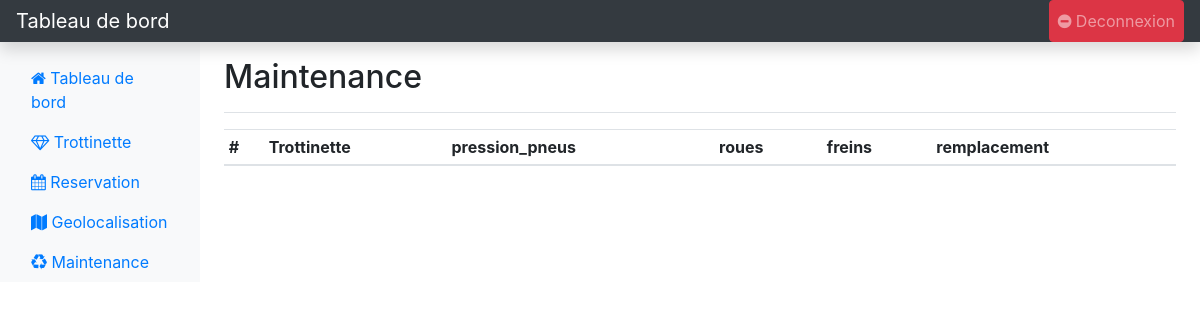
The app's page /app/user/maintenance.php (signed in), older data.
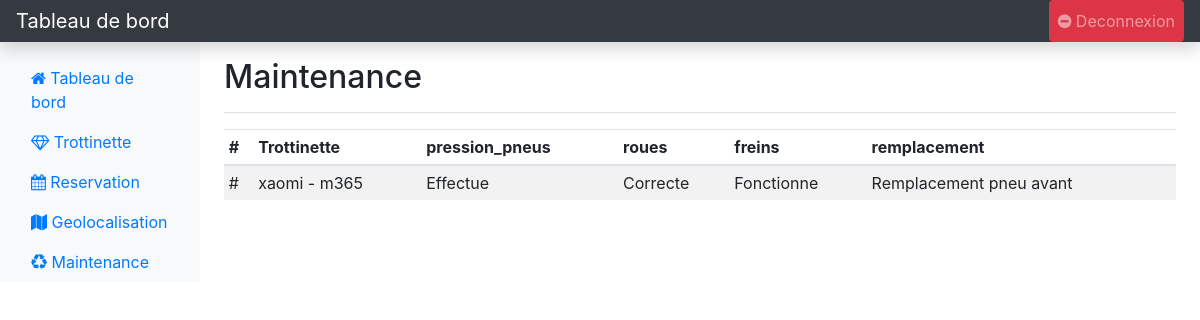
The same page, newer data.
### tables this page shows
CREATE TABLE `maintenance` (
  `id` int(11) NOT NULL,
  `id_trottinette` int(11) NOT NULL,
  `pression_pneus` varchar(255) DEFAULT NULL,
  `roues` varchar(255) DEFAULT NULL,
  `freins` varchar(255) DEFAULT NULL,
  `remplacement` varchar(255) DEFAULT NULL,
  `created_at` datetime NOT NULL DEFAULT CURRENT_TIMESTAMP
);

CREATE TABLE `trottinette` (
  `id` int(11) NOT NULL,
  `modele` varchar(255) DEFAULT NULL,
  `marque` varchar(255) DEFAULT NULL,
  `autonomie` int(11) DEFAULT '0',
  `vitesse` int(11) NOT NULL DEFAULT '0',
  `kilometrage` int(11) NOT NULL DEFAULT '0',
  `temps_trajet` int(11) NOT NULL DEFAULT '0',
  `compteur_km` int(11) NOT NULL DEFAULT '0',
  `temperature` int(11) NOT NULL DEFAULT '0',
  `regulateur_vitesse` tinyint(1) NOT NULL DEFAULT '0',
  `feu_arriere` tinyint(1) NOT NULL DEFAULT '0',
  `feu_avant` tinyint(1) NOT NULL DEFAULT '0',
  `duree_vie` int(11) NOT NULL,
  `created_at` datetime NOT NULL DEFAULT CURRENT_TIMESTAMP
);

### functions/function_maintenance.php (called while the page is built)
<?php
	$stmt = $dbh->prepare('SELECT * FROM maintenance LEFT JOIN trottinette ON  maintenance.id_trottinette = trottinette.id');
	$stmt->execute();
	$maintenances_response = $stmt->fetchAll();
?>

### app/user/maintenance.php (the view, shortened to what this page needs)
<?php include_once '../../composants/user/header.php'; ?>
<?php include_once '../../functions/function_maintenance.php'; ?>
        <main role="main" class="col-md-9 ml-sm-auto col-lg-10 px-md-4">
          <div class="d-flex justify-content-between flex-wrap flex-md-nowrap align-items-center pt-3 pb-2 mb-3 border-bottom">
            <h1 class="h2">Maintenance</h1>
          </div>
          <div class="table-responsive">
            <table class="table table-striped table-sm">
              <thead>
                <tr>
                  <th>#</th>
                  <th>Trottinette</th>
                  <th>pression_pneus</th>
                  <th>roues</th>
                  <th>freins</th>
                  <th>remplacement</th>
                </tr>
              </thead>
              <tbody>
                <?php foreach($maintenances_response as $maintenance): ?>
                  <tr>
                    <td>#</td>
                    <td>
                      <?php echo $maintenance['marque'] .' - '.$maintenance['modele']; ?>
                    </td>
                    <td><?php echo $maintenance['pression_pneus']; ?></td>
                    <td><?php echo $maintenance['roues']; ?></td>
                    <td><?php echo $maintenance['freins']; ?></td>
                    <td><?php echo $maintenance['remplacement']; ?></td>
                  </tr>
                <?php endforeach; ?>
              </tbody>
            </table>
          </div>
        </main>
<?php include_once '../../composants/user/footer.php'; ?>

Row changes from the older to the newer data that the page shows:
added maintenance: id_trottinette.marque "xaomi", id_trottinette.modele "m365", pression_pneus "Effectue", roues "Correcte", freins "Fonctionne", remplacement "Remplacement pneu avant"
